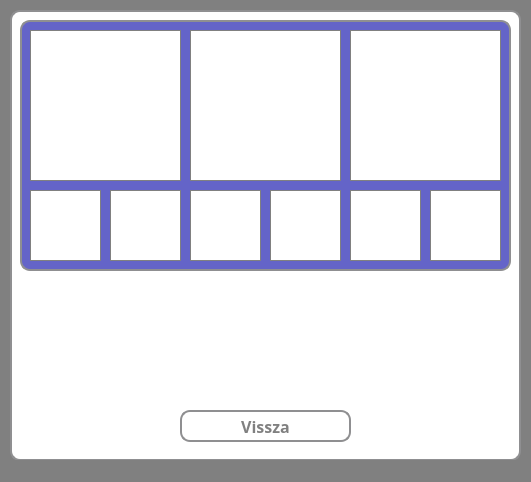
<?xml version="1.0" encoding="UTF-8"?>
<ui version="4.0">
 <class>MainWindow</class>
 <widget class="QMainWindow" name="MainWindow">
  <property name="geometry">
   <rect>
    <x>0</x>
    <y>0</y>
    <width>531</width>
    <height>482</height>
   </rect>
  </property>
  <property name="windowTitle">
   <string>Eredmények</string>
  </property>
  <property name="styleSheet">
   <string notr="true">* {
background-color: grey;
}</string>
  </property>
  <widget class="QWidget" name="centralwidget">
   <widget class="QWidget" name="widget" native="true">
    <property name="geometry">
     <rect>
      <x>10</x>
      <y>10</y>
      <width>511</width>
      <height>451</height>
     </rect>
    </property>
    <property name="styleSheet">
     <string notr="true">* {
	background-color: white;
	border: 2px solid #8f8f91;
	border-radius: 10px;
	color: rgb(100, 100, 200);
	font-size: 16px;
	font-weight: bold;
}</string>
    </property>
    <widget class="QLabel" name="userScore">
     <property name="geometry">
      <rect>
       <x>90</x>
       <y>300</y>
       <width>331</width>
       <height>81</height>
      </rect>
     </property>
     <property name="styleSheet">
      <string notr="true">* {
border: 0px;
}</string>
     </property>
     <property name="text">
      <string/>
     </property>
     <property name="alignment">
      <set>Qt::AlignCenter</set>
     </property>
     <property name="wordWrap">
      <bool>true</bool>
     </property>
    </widget>
    <widget class="QPushButton" name="backButton">
     <property name="geometry">
      <rect>
       <x>170</x>
       <y>400</y>
       <width>171</width>
       <height>32</height>
      </rect>
     </property>
     <property name="font">
      <font>
       <family>Corbel</family>
       <pointsize>-1</pointsize>
       <bold>true</bold>
      </font>
     </property>
     <property name="styleSheet">
      <string notr="true">* {
	background-color: white;
	border: 2px solid #8f8f91;
	border-radius: 10px;
	color: grey;
}

*:hover {
	background-color: rgb(120, 120, 220);
	color: white;
}</string>
     </property>
     <property name="text">
      <string>Vissza</string>
     </property>
    </widget>
    <widget class="QWidget" name="widget_2" native="true">
     <property name="geometry">
      <rect>
       <x>10</x>
       <y>10</y>
       <width>491</width>
       <height>251</height>
      </rect>
     </property>
     <property name="styleSheet">
      <string notr="true">* {
	background-color: rgb(100, 100, 200);
}</string>
     </property>
     <widget class="QFrame" name="learnMedal">
      <property name="geometry">
       <rect>
        <x>10</x>
        <y>10</y>
        <width>151</width>
        <height>151</height>
       </rect>
      </property>
      <property name="styleSheet">
       <string notr="true">* {
border: 1px solid grey;
border-radius: 0px;
background-color: white;
}</string>
      </property>
      <property name="frameShape">
       <enum>QFrame::StyledPanel</enum>
      </property>
      <property name="frameShadow">
       <enum>QFrame::Raised</enum>
      </property>
     </widget>
     <widget class="QFrame" name="quizMedal">
      <property name="geometry">
       <rect>
        <x>170</x>
        <y>10</y>
        <width>151</width>
        <height>151</height>
       </rect>
      </property>
      <property name="styleSheet">
       <string notr="true">* {
border: 1px solid grey;
border-radius: 0px;
background-color: white;
}</string>
      </property>
      <property name="frameShape">
       <enum>QFrame::StyledPanel</enum>
      </property>
      <property name="frameShadow">
       <enum>QFrame::Raised</enum>
      </property>
     </widget>
     <widget class="QFrame" name="emailMedal">
      <property name="geometry">
       <rect>
        <x>330</x>
        <y>10</y>
        <width>151</width>
        <height>151</height>
       </rect>
      </property>
      <property name="styleSheet">
       <string notr="true">* {
border: 1px solid grey;
border-radius: 0px;
background-color: white;
}</string>
      </property>
      <property name="frameShape">
       <enum>QFrame::StyledPanel</enum>
      </property>
      <property name="frameShadow">
       <enum>QFrame::Raised</enum>
      </property>
     </widget>
     <widget class="QFrame" name="badge01">
      <property name="geometry">
       <rect>
        <x>10</x>
        <y>170</y>
        <width>71</width>
        <height>71</height>
       </rect>
      </property>
      <property name="styleSheet">
       <string notr="true">* {
border: 1px solid grey;
border-radius: 0px;
background-color: white;
}</string>
      </property>
      <property name="frameShape">
       <enum>QFrame::StyledPanel</enum>
      </property>
      <property name="frameShadow">
       <enum>QFrame::Raised</enum>
      </property>
     </widget>
     <widget class="QFrame" name="badge02">
      <property name="geometry">
       <rect>
        <x>90</x>
        <y>170</y>
        <width>71</width>
        <height>71</height>
       </rect>
      </property>
      <property name="styleSheet">
       <string notr="true">* {
border: 1px solid grey;
border-radius: 0px;
background-color: white;
}</string>
      </property>
      <property name="frameShape">
       <enum>QFrame::StyledPanel</enum>
      </property>
      <property name="frameShadow">
       <enum>QFrame::Raised</enum>
      </property>
     </widget>
     <widget class="QFrame" name="badge03">
      <property name="geometry">
       <rect>
        <x>170</x>
        <y>170</y>
        <width>71</width>
        <height>71</height>
       </rect>
      </property>
      <property name="styleSheet">
       <string notr="true">* {
border: 1px solid grey;
border-radius: 0px;
background-color: white;
}</string>
      </property>
      <property name="frameShape">
       <enum>QFrame::StyledPanel</enum>
      </property>
      <property name="frameShadow">
       <enum>QFrame::Raised</enum>
      </property>
     </widget>
     <widget class="QFrame" name="badge04">
      <property name="geometry">
       <rect>
        <x>250</x>
        <y>170</y>
        <width>71</width>
        <height>71</height>
       </rect>
      </property>
      <property name="styleSheet">
       <string notr="true">* {
border: 1px solid grey;
border-radius: 0px;
background-color: white;
}</string>
      </property>
      <property name="frameShape">
       <enum>QFrame::StyledPanel</enum>
      </property>
      <property name="frameShadow">
       <enum>QFrame::Raised</enum>
      </property>
     </widget>
     <widget class="QFrame" name="badge05">
      <property name="geometry">
       <rect>
        <x>330</x>
        <y>170</y>
        <width>71</width>
        <height>71</height>
       </rect>
      </property>
      <property name="styleSheet">
       <string notr="true">* {
border: 1px solid grey;
border-radius: 0px;
background-color: white;
}</string>
      </property>
      <property name="frameShape">
       <enum>QFrame::StyledPanel</enum>
      </property>
      <property name="frameShadow">
       <enum>QFrame::Raised</enum>
      </property>
     </widget>
     <widget class="QFrame" name="badge06">
      <property name="geometry">
       <rect>
        <x>410</x>
        <y>170</y>
        <width>71</width>
        <height>71</height>
       </rect>
      </property>
      <property name="styleSheet">
       <string notr="true">* {
border: 1px solid grey;
border-radius: 0px;
background-color: white;
}</string>
      </property>
      <property name="frameShape">
       <enum>QFrame::StyledPanel</enum>
      </property>
      <property name="frameShadow">
       <enum>QFrame::Raised</enum>
      </property>
     </widget>
    </widget>
   </widget>
  </widget>
  <widget class="QStatusBar" name="statusbar"/>
 </widget>
 <resources/>
 <connections/>
</ui>
